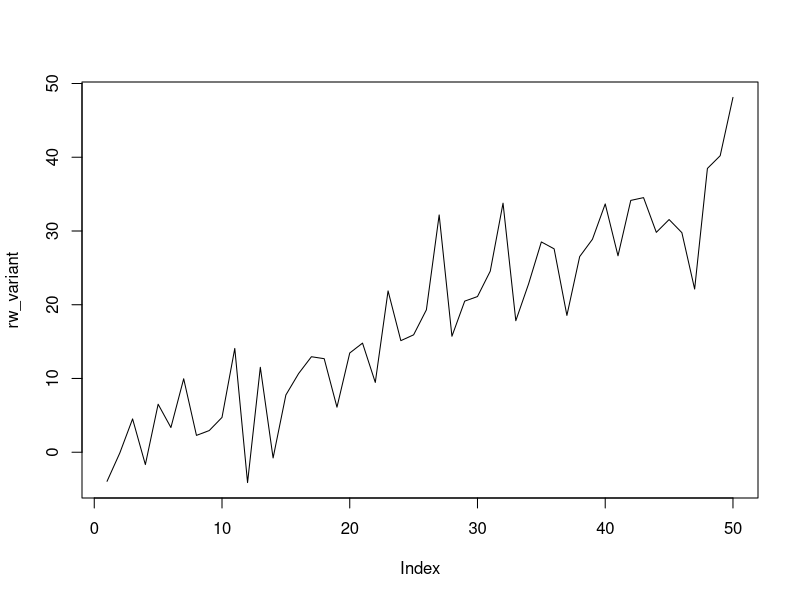
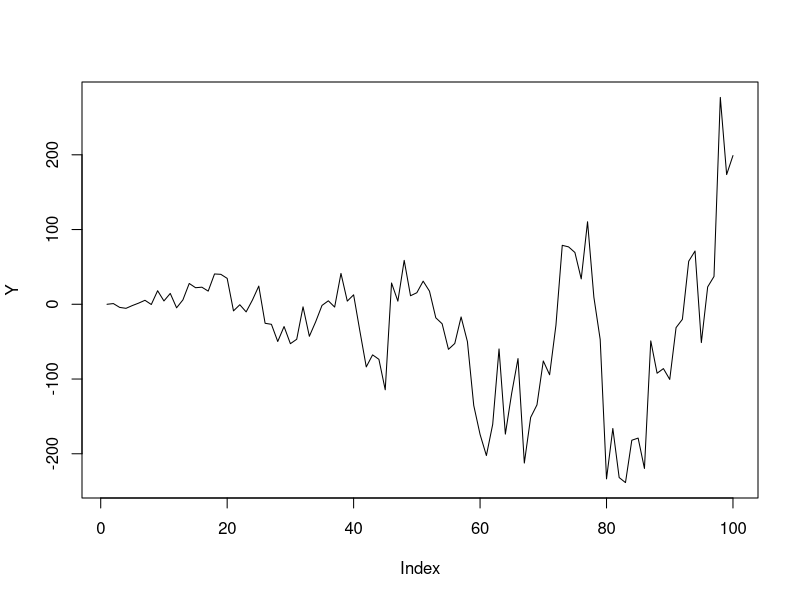

These figures' R source, in order:
# Random Walk Variants

rw_variant <- rnorm(50, 0, 1)
rw_variant <- abs(rw_variant)
rw_variant <- cumsum(rw_variant) + rnorm(50, 0, 5)
plot(rw_variant, type = 'l')

Y <- rep(0, 100)

for (i in 2:100) {
  Y[i] <- 0.9 * Y[i-1] + rnorm(1, 0, i)
}

plot(Y, type = 'l')
